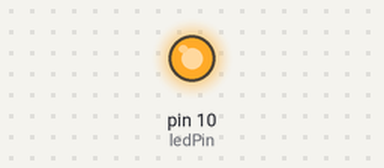
This sketch was run on a simulated Arduino Uno, built with avr-gcc and run on an emulated ATmega328P. On the bench: output pins drawn as LEDs (lit = HIGH).

Above: at 0.5 s.
At 2.5 s:
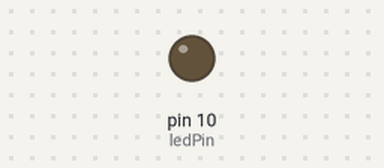
Timing chart, 0 to 5.2 s (numbered marks = the images above):
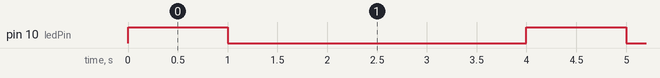

The sketch:

led_blinking.ino
```cpp
int ledPin = 10; // define digital pin 10.
int blinkTime = 1000;
int waitTime = 3000;
void setup()
{
pinMode(ledPin, OUTPUT);// define pin with LED connected as output.
}
void loop()
{
digitalWrite(ledPin, HIGH); // set the LED on.
delay(blinkTime); // wait for a blinkTime.
digitalWrite(ledPin, LOW); // set the LED off.
delay(waitTime); // wait for a waitTime
}
```

Measured:
- by itself, pin 10 (ledPin): alternates HIGH for 1.0 s and LOW for 3.0 s
